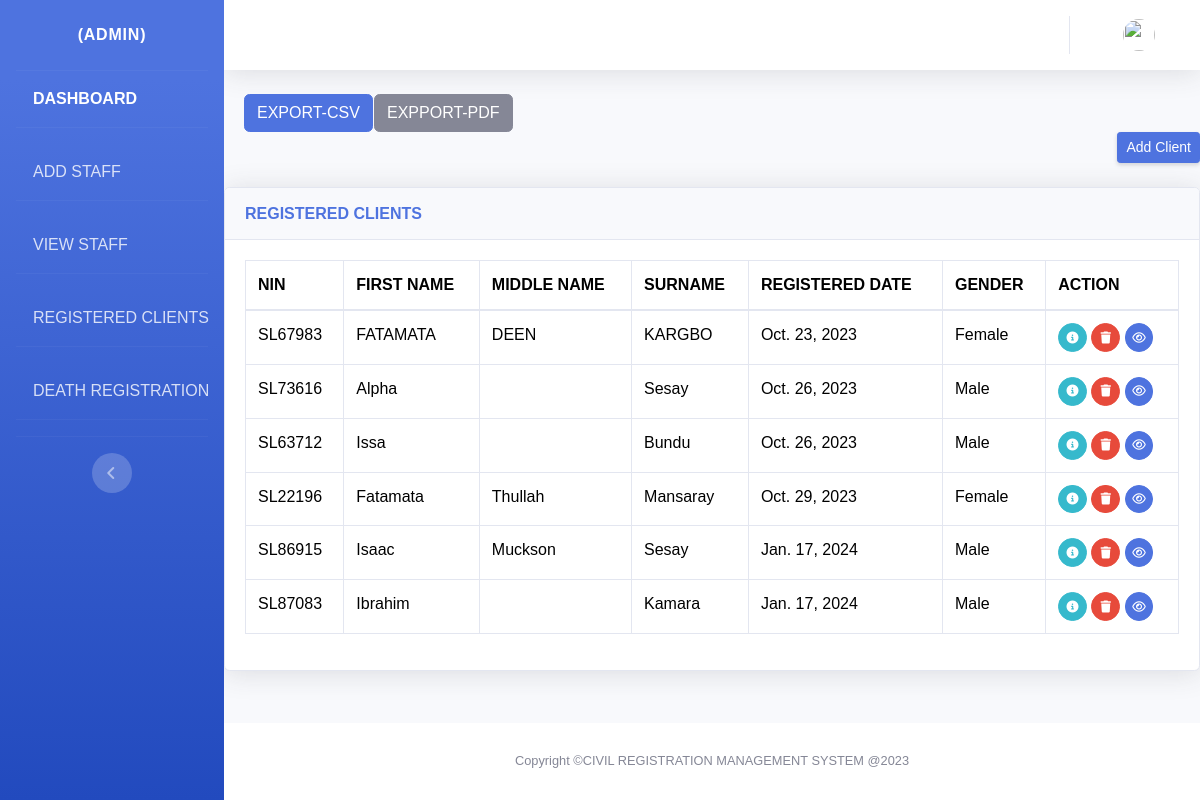
Page /aduser on the committed database.
### crms/models.py (models this page shows, shortened)
class Customer(models.Model):
    nin =models.CharField(max_length=7, unique=True, blank=True)
    first_name=models.CharField(max_length=50)
    middle_name=models.CharField(max_length=50, blank=True)
    last_name=models.CharField(max_length=50)
    email=models.EmailField(max_length=50, unique=True)
    gender =models.TextField(max_length=20, choices=Gender)
    dob=models.DateField(null=True)
    registered_date=models.DateField(null=True)
    fathername=models.CharField(max_length=50)
    mothername=models.CharField(max_length=50)
    address=models.CharField(max_length=50)
    district=models.CharField(max_length=20, choices=District)
    city=models.CharField(max_length=20, choices=city)
    region=models.CharField(max_length=20, choices=Region)
    religion=models.CharField(max_length=20, choices=Religion)
    contact=models.PositiveIntegerField(validators=[MinValueValidator(0)])
    height = models.DecimalField(max_digits=8, decimal_places=2)
    citizenship=models.CharField(max_length=50, default='SIERRA LEONEAN')
    photo=models.ImageField(upload_to='profile_pics/')

### crms/views.py (the view)
# urls.py: path('aduser',views.admin_users, name='admin_users'),
def admin_users(request):
    recent_clients = Customer.objects.all()
    if request.method == 'POST':
        form = CustomerForm(request.POST,request.FILES)
        if form.is_valid():
            form.save()  # Save the data to the database
            return redirect(reverse('admin_users'))  # Redirect to a success page
    else:
        form = CustomerForm()
    return render(request,'adusers.html', {'form': form,'recent_clients':recent_clients})

### templates/adusers.html (shortened to what this page needs)
{% extends 'base.html' %}
{% block body %}
  <div class="row">
    <div class="col" style="left: 20px;">
      <button class="btn btn-primary"><a href="{% url 'export_to_csv' %}" style="color: white;">EXPORT-CSV</a></button>
    </div>
    <div class="col" style="right: 350px;">
      <button class="btn btn-secondary"><a href="{% url 'export_to_pdf' %}" style="color: white;">EXPPORT-PDF</a></button>
    </div>
  </div>
  <div class="d-sm-flex align-items-center justify-content-between mb-4">
    <a href="" class="d-none d-sm-inline-block btn btn-sm btn-primary shadow-sm" class="btn btn-primary" data-bs-toggle="modal" data-bs-target="#exampleModal">Add Client</a>
  </div>
  <div class="card shadow mb-4">
    <div class="card-header py-3">
      <h6 class="m-0 font-weight-bold text-primary">REGISTERED CLIENTS</h6>
    </div>
    <div class="card-body">
      <div class="table-responsive">
        <table class="table table-bordered" id="dataTable" width="100%" cellspacing="0">
          <thead>
            <tr>
              <th>NIN</th>
              <th>FIRST NAME</th>
              <th>MIDDLE NAME</th>
              <th>SURNAME</th>
              <th>REGISTERED DATE</th>
              <th>GENDER</th>
              <th>ACTION</th>
            </tr>
          </thead>
          <tbody>
            {% for client in recent_clients %}
              <tr>
                <td>{{ client.nin }}</td>
                <td>{{ client.first_name }}</td>
                <td>{{ client.middle_name }}</td>
                <td>{{ client.last_name }}</td>
                <td>{{ client.registered_date }}</td>
                <td>{{ client.gender }}</td>
                <td>
                  <a href="{% url 'update_customer' client.id %}" class="btn btn-info btn-circle btn-sm"><i class="fas fa-info-circle"></i></a>
                  <form action="" method="post" class="d-inline">
                    <a href="{% url 'emp_delt' client.id %}" class="btn btn-danger btn-circle btn-sm"><i class="fas fa-trash"></i></a>
                  </form>
                  <a href="{% url 'view_users' client.id %}" class="btn btn-primary btn-circle btn-sm"><i class="fa-regular fa-eye"></i></a>
                </td>
              </tr>
            {% endfor %}
          </tbody>
        </table>
      </div>
    </div>
  </div>
{% endblock %}

### static/css/main.css (style rules this page uses)
* { padding: 0; margin: 0; font-family: sans-serif; }
body { text-align: center; justify-content: center; height: 100vh; font-family: "Montserrat-black"; }
.btn { color: #fff; }
form a { text-decoration: none; color: #3c00a0; }

### static/css/page.css (style rules this page uses)
.card { position: relative; display: flex; flex-direction: column; }

### templates/base.html (style rules this page uses)
.personal p, td { color: #333; }
.personal table td, table th { padding: 10px; }

### rows in the picture
Customer: nin "SL67983", first_name "FATAMATA", middle_name "DEEN", last_name "KARGBO", registered_date "Oct. 23, 2023", gender "Female"
Customer: nin "SL73616", first_name "Alpha", last_name "Sesay", registered_date "Oct. 26, 2023", gender "Male"
Customer: nin "SL63712", first_name "Issa", last_name "Bundu", registered_date "Oct. 26, 2023", gender "Male"
Customer: nin "SL22196", first_name "Fatamata", middle_name "Thullah", last_name "Mansaray", registered_date "Oct. 29, 2023", gender "Female"
Customer: nin "SL86915", first_name "Isaac", middle_name "Muckson", last_name "Sesay", registered_date "Jan. 17, 2024", gender "Male"
Customer: nin "SL87083", first_name "Ibrahim", last_name "Kamara", registered_date "Jan. 17, 2024", gender "Male"
